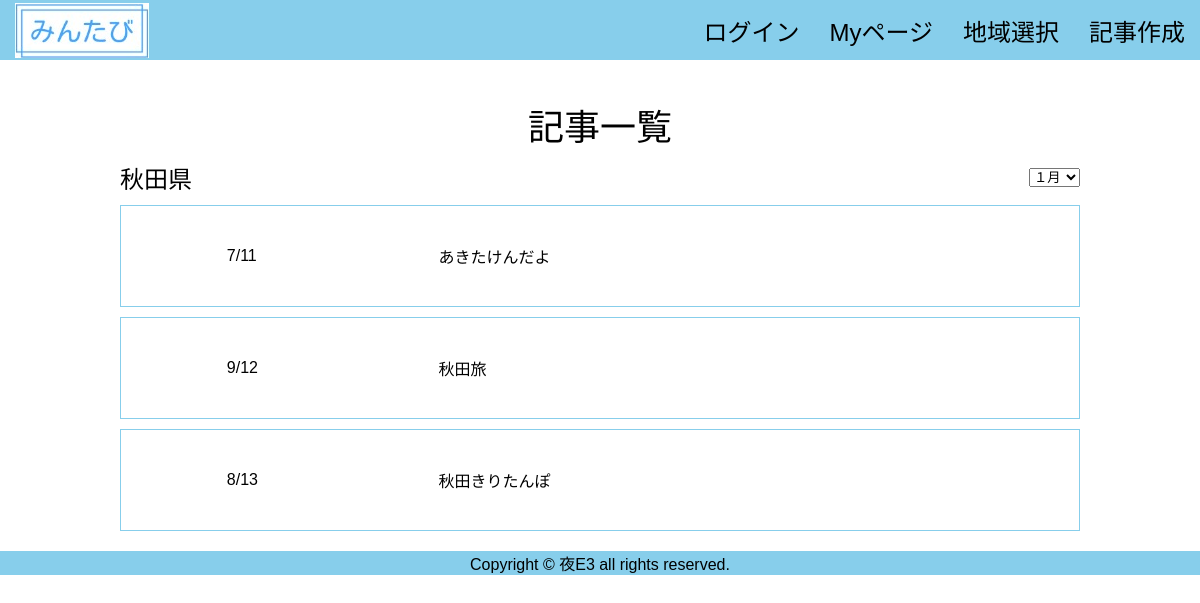
/thread/5, run on the app's committed database.
### tables this page shows
CREATE TABLE "Prefecture" (
	"No"	INTEGER,
	"area"	TEXT,
	PRIMARY KEY("No" AUTOINCREMENT)
);

CREATE TABLE "page" (
	"ID"	INTEGER PRIMARY KEY AUTOINCREMENT,
	"userID"	INTEGER,
	"editPASS"	TEXT,
	"title"	TEXT,
	"prefectures"	INTEGER,
	"month"	INTEGER,
	"date"	INTEGER,
	"flag"	INTEGER,
	"period"	TEXT
);

### app.py (the view)
@app.route('/thread/<int:areaid>', methods=["GET"])
def thread(areaid):
    conn = sqlite3.connect('flaskapp.db')
    c = conn.cursor()
    c.execute("select area from Prefecture where No=?", (areaid,))
    area = c.fetchone()
    c.execute(
        "select month, date, title from page where flag=0 and prefectures=?", (areaid,))
    page = []
    for row in c.fetchall():
        page.append({"month": row[0], "date": row[1], "title": row[2]})
    c.close()
    print(area)
    print(page)
    return render_template('thread.html', page=page, area=area)

### templates/thread.html (shortened to what this page needs)
<!DOCTYPE html>
{% extends 'base.html' %}
{% block content %}
    <div class="title">記事一覧</div>
    <div class="thread_box">
      <div class="area"><p>{{area[0]}}</p></div>
      <div class="month">
        <form action="#" method="post">
          <select name="month">
            <option value="1">１月</option>
          </select>
        </form>
      </div>
    </div>
   {% for item in page %}
   <div class="thread_box2">
     <div class="item1">{{item["month"]}}/{{item["date"]}}</div>
     <div class="item2">{{item["title"]}}</div>
   </div>
   {% endfor %}
{% endblock %}

### static/css/style.css (style rules this page uses)
html { overflow-y: scroll; }
body, h1, h2, h3, h4, h5, p, ul, ol, li, dl, dt, dd { margin: 0px; padding: 0px; }
body { font-family: "Noto Sans Japanese", "ヒラギノ角ゴ Pro W3", "Hiragino Kaku Gothic Pro", "ヒラギノ角ゴ ProN W3", "Hiragino Kaku Gothic ProN", "游ゴシック", YuGothic, "メイリオ", "Meiryo", "HGPｺﾞｼｯｸM", "Osaka", "ＭＳ Ｐゴシック", sans-serif, Century Gothic, Arial; }
.title { display: flex; justify-content: center; align-items: flex-end; font-size: 36px; height: 150px; }
.thread_box { display: flex; justify-content: space-between; font-size: 24px; margin: 10px 10%; }
.thread_box2 { display: flex; justify-content: flex-start; align-items: center; height: 100px; border: 1px solid skyblue; margin: 10px 10%; }
.item1 { width: 10%; padding: 10px; margin: 10%; }
.item2 { padding: 10px; text-align: left; }

### data on the page
Prefecture: area "秋田県"
page: month "7", date "11", title "あきたけんだよ"
page: month "9", date "12", title "秋田旅"
page: month "8", date "13", title "秋田きりたんぽ"
